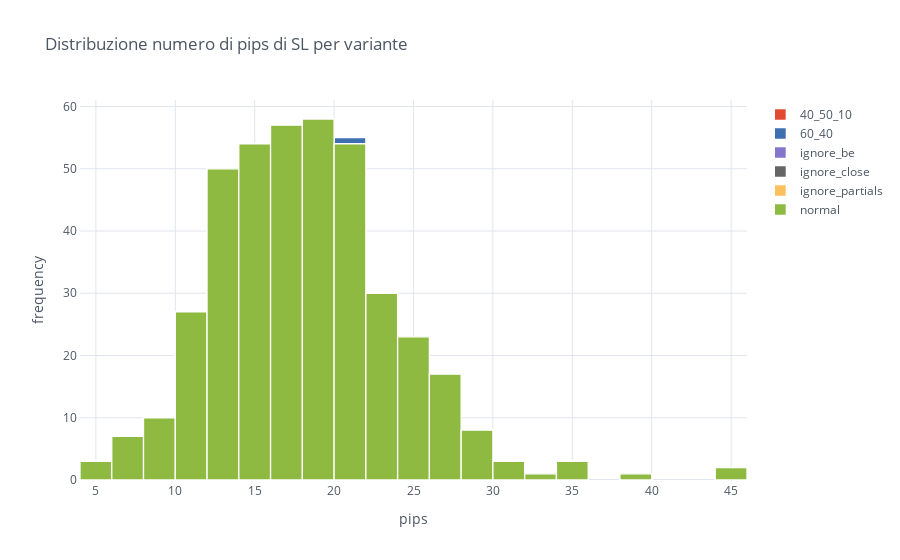

This figure's notebook cell:
### Code cell
get_attr_multi(multi, 'sl_pips').iplot(kind='hist', barmode='overlay', title='Distribuzione numero di pips di SL per variante', 
    yTitle='frequency', xTitle='pips', opacity=1, linecolor='white')

### Figure 1 — Plotly figure (JSON) as saved in the notebook; plotly's stock layout.template omitted (floating-point values rounded to 4 significant figures; data arrays with more than 128 entries replaced by an {"elided": "..."} marker saying what was removed)
{"data": [{"histfunc": "count", "histnorm": "", "marker": {"color": "rgba(226, 74, 51, 1.0)", "line": {"color": "#FFFFFF", "width": 1.3}}, "name": "40_50_10", "opacity": 1, "orientation": "v", "type": "histogram", "x": {"elided": "409 float values"}}, {"histfunc": "count", "histnorm": "", "marker": {"color": "rgba(62, 111, 176, 1.0)", "line": {"color": "#FFFFFF", "width": 1.3}}, "name": "60_40", "opacity": 1, "orientation": "v", "type": "histogram", "x": {"elided": "409 float values"}}, {"histfunc": "count", "histnorm": "", "marker": {"color": "rgba(132, 118, 202, 1.0)", "line": {"color": "#FFFFFF", "width": 1.3}}, "name": "ignore_be", "opacity": 1, "orientation": "v", "type": "histogram", "x": {"elided": "409 float values"}}, {"histfunc": "count", "histnorm": "", "marker": {"color": "rgba(101, 101, 101, 1.0)", "line": {"color": "#FFFFFF", "width": 1.3}}, "name": "ignore_close", "opacity": 1, "orientation": "v", "type": "histogram", "x": {"elided": "409 float values"}}, {"histfunc": "count", "histnorm": "", "marker": {"color": "rgba(251, 193, 94, 1.0)", "line": {"color": "#FFFFFF", "width": 1.3}}, "name": "ignore_partials", "opacity": 1, "orientation": "v", "type": "histogram", "x": {"elided": "409 float values"}}, {"histfunc": "count", "histnorm": "", "marker": {"color": "rgba(142, 186, 66, 1.0)", "line": {"color": "#FFFFFF", "width": 1.3}}, "name": "normal", "opacity": 1, "orientation": "v", "type": "histogram", "x": {"elided": "409 float values"}}], "layout": {"barmode": "overlay", "legend": {"bgcolor": "#FFFFFF", "font": {"color": "#4D5663"}}, "paper_bgcolor": "#FFFFFF", "plot_bgcolor": "#FFFFFF", "title": {"font": {"color": "#4D5663"}, "text": "Distribuzione numero di pips di SL per variante"}, "xaxis": {"gridcolor": "#E1E5ED", "linecolor": "white", "showgrid": true, "tickfont": {"color": "#4D5663"}, "title": {"font": {"color": "#4D5663"}, "text": "pips"}, "zerolinecolor": "#E1E5ED"}, "yaxis": {"gridcolor": "#E1E5ED", "linecolor": "white", "showgrid": true, "tickfont": {"color": "#4D5663"}, "title": {"font": {"color": "#4D5663"}, "text": "frequency"}, "zerolinecolor": "#E1E5ED"}}}
